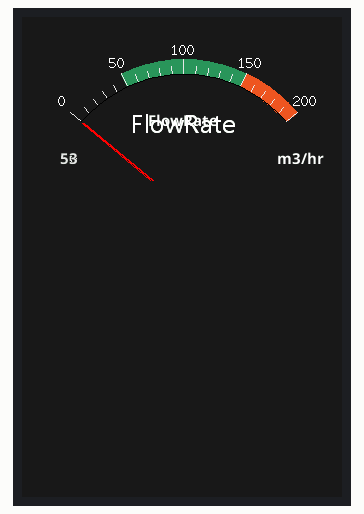
This sketch was run on a simulated ESP32. Shown: 320×480 colour display.

Above: at 0.47 s.
At 5.26 s:
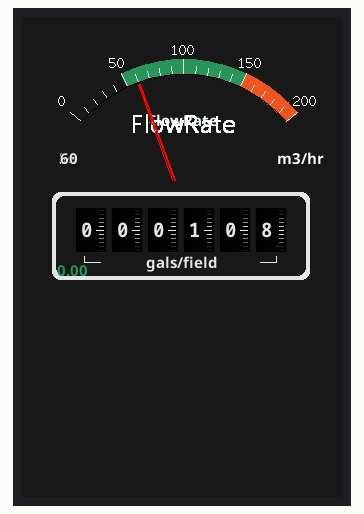
At 10.03 s:
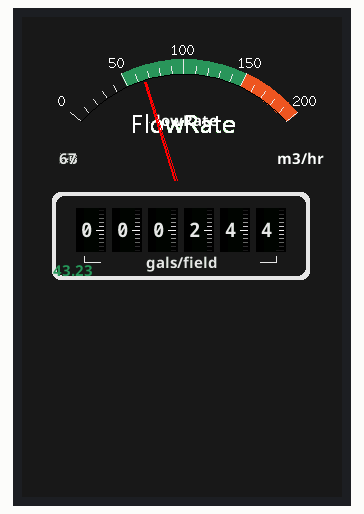
At 19.85 s:
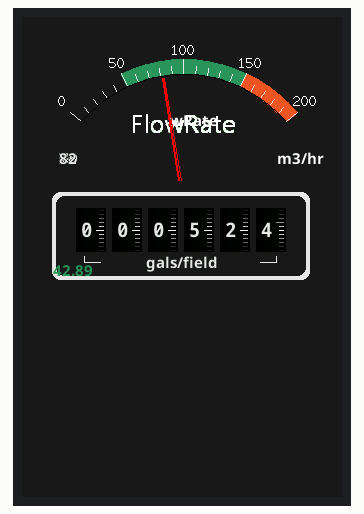
At 29.6 s:
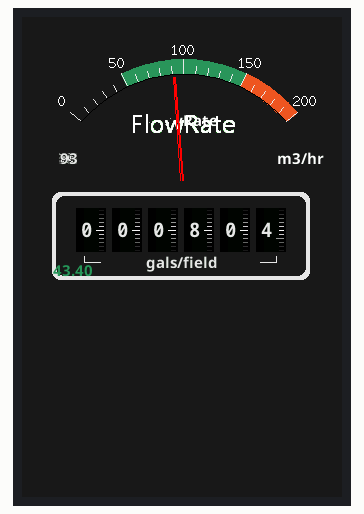
At 39.18 s:
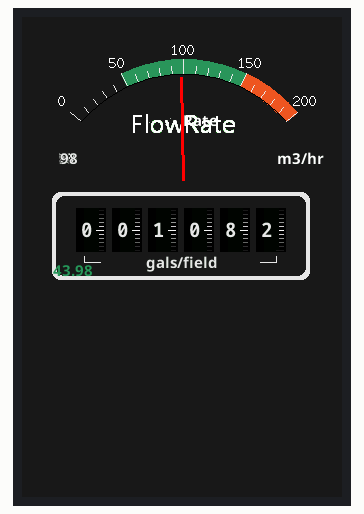

The sketch:

SQ-FM_v1.0.ino
```cpp
#define M_SIZE 1.3333
#include <SPI.h>
#include <TFT_eSPI.h> // Hardware-specific library
#include "Latin_Hiragana_24.h"
#include "NotoSansBold15.h"
#include "NotoSansMonoSCB20.h"

TFT_eSPI tft = TFT_eSPI();       // Invoke custom library
TFT_eSprite fmSprite= TFT_eSprite(&tft);
TFT_eSprite sprite= TFT_eSprite(&tft);

#define latin Latin_Hiragana_24
#define small NotoSansBold15
#define digits NotoSansMonoSCB20

#define TFT_GREY 0x5AEB
#define BACKROUND 0x94B2
#define ORANGE 0xEAA4
#define GREEN 0x0780
#define GREY 0x7BEF
#define BLUE 0x201F
#define WHITE 0xffff
#define BLACK 0x0000
#define YELLOW  0xFFE0
#define RED 0xF800
//Total Counter Colours
#define c1 0xE73C //white
#define c2 0x18C3  //gray
#define c3 0x9986 //red
#define c4 0x2CAB  //green
#define c5 0xBDEF //gold

//POSITION VARAIBLES
//FLOWMETER DIAL
int fmTop=4;
int fmleft=2;
//COUNTER
int fromTop=4;
int left=4;
int width=250;
int heigth=80;

//VARIABLES FOR FLOW RATE DIAL
float ltx = 0;    // Saved x coord of bottom of needle
uint16_t osx = M_SIZE*120, osy = M_SIZE*120; // Saved x & y coords
uint32_t updateTime = 0;       // time for next update
int old_analog =  -999; // Value last displayed
int value[6] = {0, 0, 0, 0, 0, 0};
int old_value[6] = { -1, -1, -1, -1, -1, -1};
int d = 0;
//VARIABLES FOR COUNTER
uint16_t grays[60]={0};
uint16_t lines[11]={0};
int sec=0;
int pos=0;
int digit0=0;
int digit1=0;
int digit2=0;
int digit3=0;
int digit4=0;
long start=0;
long end=0;
int counter=0;
double fps=0;
int longLine=4;
int animationTimer=0;


void setup(void) {
  tft.init();
  tft.invertDisplay(true);
  tft.setRotation(0);
  tft.fillScreen(c2);
  fmSprite.createSprite(320,120);
  fmSprite.setTextDatum(4);
  flowMeter(); // Draw analogue meter
  //COUNTER
  for(int i=0;i<50;i++)
      {
          grays[i]=tft.color565(i*5, i*5, i*5);
      }
  lines[0]=grays[5]; lines[1]=grays[10]; lines[2]=grays[20]; lines[3]=grays[30]; lines[4]=grays[40]; lines[5]=grays[49];
  lines[6]=grays[40]; lines[7]=grays[30]; lines[8]=grays[20]; lines[9]=grays[10]; lines[10]=grays[5];
  sprite.createSprite(258,88);
  sprite.setTextDatum(4);

  updateTime = millis(); // Next update time
}


void loop() {
  if (updateTime <= millis()) {
    updateTime = millis() + 2000; // Update emter every 35 milliseconds
     //Create a Sine wave for testing
    d += 4; if (d >= 360) d = 0;
    value[0] = 50 + 50 * sin((d + 0) * 0.0174532925);
    plotFlowMeter(value[0], 10);
    } // It takes between 2 and 12ms to replot the needle with zero delay
//COUNTER
if (sec%2 == 0){
  draw_counter(digit0, digit1, digit2, digit3, digit4, sec);
  }
sec++;
if(sec==10)
    {sec=0;
    digit4++;
    if(digit4==10){digit4=0; digit3++;}
    if(digit3==10){digit3=0; digit2++;}
    if(digit2==10){digit2=0; digit1++;}
    if(digit1==10){digit1=0; digit0++;}
    }
animationTimer++;
if(animationTimer==4)
    {
      animationTimer=0;
      longLine++;
      if( longLine==11)
      longLine=0;
    }

  }


// #########################################################################
//  Draw the analogue meter on the screen
// #########################################################################
void flowMeter()
{

  fmSprite.fillSmoothRoundRect(fmleft+5, fmTop+3, M_SIZE*230, M_SIZE*119, 8, c2, c2);
  fmSprite.setTextColor(c1);  // Text colour
  // Draw ticks every 5 degrees from -50 to +50 degrees (100 deg. FSD swing)
  for (int i = -50; i < 51; i += 5) {
    // Long scale tick length
    int tl = 15;
    // Coodinates of tick to draw
    float sx = cos((i - 90) * 0.0174532925);
    float sy = sin((i - 90) * 0.0174532925);
    uint16_t x0 = sx * (M_SIZE*100 + tl) + M_SIZE*120;
    uint16_t y0 = sy * (M_SIZE*100 + tl) + M_SIZE*140;
    uint16_t x1 = sx * M_SIZE*100 + M_SIZE*120;
    uint16_t y1 = sy * M_SIZE*100 + M_SIZE*140;

    // Coordinates of next tick for zone fill
    float sx2 = cos((i + 5 - 90) * 0.0174532925);
    float sy2 = sin((i + 5 - 90) * 0.0174532925);
    int x2 = sx2 * (M_SIZE*100 + tl) + M_SIZE*120;
    int y2 = sy2 * (M_SIZE*100 + tl) + M_SIZE*140;
    int x3 = sx2 * M_SIZE*100 + M_SIZE*120;
    int y3 = sy2 * M_SIZE*100 + M_SIZE*140;

    // ORANGE zone limits
    if (i >= -50 && i < 0) {
      fmSprite.fillTriangle(fmleft+x0, fmTop+y0, fmleft+x1, fmTop+y1, fmleft+x2, fmTop+y2, GREY);
      fmSprite.fillTriangle(fmleft+x1, fmTop+y1, fmleft+x2, fmTop+y2, fmleft+x3, fmTop+y3, GREY);
    }
    // Green zone limits
    if (i >= -25 && i < 25) {
      tft.fillTriangle(fmleft+x0, fmTop+y0, fmleft+x1, fmTop+y1, fmleft+x2, fmTop+y2, c4);
      tft.fillTriangle(fmleft+x1, fmTop+y1, fmleft+x2, fmTop+y2, fmleft+x3, fmTop+y3, c4);
    }
    // Orange zone limits
    if (i >= 25 && i < 50) {
      tft.fillTriangle(fmleft+x0, fmTop+y0, fmleft+x1, fmTop+y1, fmleft+x2, fmTop+y2, ORANGE);
      tft.fillTriangle(fmleft+x1, fmTop+y1, fmleft+x2, fmTop+y2, fmleft+x3, fmTop+y3, ORANGE);
    }
    // Short scale tick length
    if (i % 25 != 0) tl = 8;
    // Recalculate coords incase tick lenght changed
    x0 = sx * (M_SIZE*100 + tl) + M_SIZE*120;
    y0 = sy * (M_SIZE*100 + tl) + M_SIZE*140;
    x1 = sx * M_SIZE*100 + M_SIZE*120;
    y1 = sy * M_SIZE*100 + M_SIZE*140;
    // Draw tick
    tft.drawLine(fmleft+x0, fmTop+y0, fmleft+x1, fmTop+y1, c1);
    // Check if labels should be drawn, with position tweaks
    if (i % 25 == 0) {
      // Calculate label positions
      x0 = sx * (M_SIZE*100 + tl + 10) + M_SIZE*120;
      y0 = sy * (M_SIZE*100 + tl + 10) + M_SIZE*140;
      switch (i / 25) {
        case -2: tft.drawCentreString("0", fmleft+x0, fmTop+y0 - 12, 2); break;
        case -1: tft.drawCentreString("50", fmleft+x0, fmTop+y0 - 9, 2); break;
        case 0: tft.drawCentreString("100", fmleft+x0, fmTop+y0 - 7, 2); break;
        case 1: tft.drawCentreString("150", fmleft+x0, fmTop+y0 - 9, 2); break;
        case 2: tft.drawCentreString("200", fmleft+x0, fmTop+y0 - 12, 2); break;
      }
    }
    // Now draw the arc of the scale
    sx = cos((i + 5 - 90) * 0.0174532925);
    sy = sin((i + 5 - 90) * 0.0174532925);
    x0 = sx * M_SIZE*100 + M_SIZE*120;
    y0 = sy * M_SIZE*100 + M_SIZE*140;
    // Draw scale arc, don't draw the last part
    if (i < 50) tft.drawLine(fmleft+x0, fmTop+y0, fmleft+x1, fmTop+y1, TFT_BLACK);
  }
  tft.loadFont(small);
  tft.drawString("m3/hr", fmleft+M_SIZE*(5 + 230 - 45), fmTop+M_SIZE*(119 - 20), 2); // Units at bottom right
  tft.drawCentreString("FlowRate", fmleft+M_SIZE*120, fmTop+M_SIZE*70, 4); // Comment out to avoid font 4
 // tft.drawRect(fmleft+5, fmTop+3, M_SIZE*230, M_SIZE*119, c1); // Draw bezel line
  plotFlowMeter(0, 0); // Put meter needle at 0
}
void plotFlowMeter(int value, byte ms_delay)
{
  tft.setTextColor(c1, c2);
  char buf[8]; dtostrf(value, 4, 0, buf);
  tft.loadFont(small);
  tft.drawRightString(buf,fmleft+M_SIZE*40, fmTop+M_SIZE*(119 - 20), 4);

  if (value < -10) value = -10; // Limit value to emulate needle end stops
  if (value > 210) value = 210;

  // Move the needle until new value reached
  while (!(value == old_analog)) {
    if (old_analog < value) old_analog++;
    else old_analog--;

    if (ms_delay == 0) old_analog = value; // Update immediately if delay is 0

    float sdeg = map(old_analog, -20, 220, -150, -30); // Map value to angle
    // Calcualte tip of needle coords
    float sx = cos(sdeg * 0.0174532925);
    float sy = sin(sdeg * 0.0174532925);

    // Calculate x delta of needle start (does not start at pivot point)
    float tx = tan((sdeg + 90) * 0.0174532925);

    // Erase old needle image
    tft.drawLine(fmleft+M_SIZE*(120 + 20 * ltx - 1), fmTop+M_SIZE*(140 - 20), fmleft+osx - 1, fmTop+osy, c2);
    tft.drawLine(fmleft+M_SIZE*(120 + 20 * ltx), fmTop+M_SIZE*(140 - 20), fmleft+osx, fmTop+osy, c2);
    tft.drawLine(fmleft+M_SIZE*(120 + 20 * ltx + 1), fmTop+M_SIZE*(140 - 20), fmleft+osx + 1, fmTop+osy, c2);
    // Re-plot text under needle
    tft.setTextColor(TFT_WHITE);
    tft.loadFont(latin);
    tft.drawCentreString("FlowRate", fmleft+M_SIZE*120, fmTop+M_SIZE*70, 4); // // Comment out to avoid font 4

    // Store new needle end coords for next erase
    ltx = tx;
    osx = M_SIZE*(sx * 98 + 120);
    osy = M_SIZE*(sy * 98 + 140);

    // Draw the needle in the new postion, magenta makes needle a bit bolder
    // draws 3 lines to thicken needle
    tft.drawLine(fmleft+M_SIZE*(120 + 20 * ltx - 1), fmTop+M_SIZE*(140 - 20), fmleft+osx - 1, fmTop+osy, TFT_RED);
    tft.drawLine(fmleft+M_SIZE*(120 + 20 * ltx), fmTop+M_SIZE*(140 - 20), fmleft+osx, fmTop+osy, TFT_RED);
    tft.drawLine(fmleft+M_SIZE*(120 + 20 * ltx + 1), fmTop+M_SIZE*(140 - 20), fmleft+osx + 1, fmTop+osy, TFT_RED);
    // Slow needle down slightly as it approaches new postion
    if (abs(old_analog - value) < 10) ms_delay += ms_delay / 5;
    // Wait before next update
    delay(ms_delay);
  }
}

void draw_counter(int d0, int d1, int d2, int d3, int d4, int d5)
{
  if(counter==0){
      start=millis();
    }
  counter++;
  if(counter==100)
  {
    end=millis();
    fps=100/((end-start)/1000.00)*3;
    counter=0;
  }
  sprite.fillSprite(c2);
  sprite.fillSmoothRoundRect(0,0,(left*2)+width,(fromTop*2)+heigth,8,c1,c2);
  sprite.fillSmoothRoundRect(left,fromTop,width,heigth,8,c2,c1);
  //Draws the 5 digits
  for(int i=0;i<6;i++){
    sprite.fillRectHGradient(left+(20)+(i*36), fromTop+12, 15, 44, TFT_BLACK,grays[2]);
    sprite.fillRectHGradient(left+(35)+(i*36), fromTop+12, 15, 44, grays[2],TFT_BLACK);
    if (i < 5) { //Skip final digit ticks
      for(int j=0;j<11;j++)
      if(j==5)
      sprite.drawLine(left+(40)+(i*36),fromTop+14+(j*4),left+(47)+(i*36),fromTop+14+(j*4),lines[j]);
      else
      sprite.drawLine(left+(43)+(i*36),fromTop+14+(j*4),left+(47)+(i*36),fromTop+14+(j*4),lines[j]);
      }
    }
  // Final Digit ticks
  for(int j=0;j<11;j++)
  if(j==longLine)
  sprite.drawLine(left+(40)+(5*36),fromTop+14+(j*4),left+(47)+(5*36),fromTop+14+(j*4),lines[j]);
  else
  sprite.drawLine(left+(43)+(5*36),fromTop+14+(j*4),left+(47)+(5*36),fromTop+14+(j*4),lines[j]);
  //90 Angled Lines for bottom text
  sprite.drawLine(left+28,fromTop+60,left+28,fromTop+66,c1);
  sprite.drawLine(left+28,fromTop+66,left+44,fromTop+66,c1);
  sprite.drawLine(left+132+36+36,fromTop+66,left+148+36+36,fromTop+66,c1);
  sprite.drawLine(left+148+36+36,fromTop+66,left+148+36+36,fromTop+60,c1);
  //bottom text
  sprite.loadFont(small);
  sprite.setTextColor(c1,c2);
  sprite.drawString("gals/field",left+125,fromTop+68);
  sprite.setTextColor(c4,c1);
  sprite.drawString(String(fps),20,80);
  sprite.setTextColor(c1,c2);
  sprite.unloadFont();
  //Digits
  sprite.loadFont(digits);
  sprite.setTextColor(c1,TFT_BLACK);
  sprite.drawString(String(digit0),left+30,fromTop+35);
  sprite.drawString(String(digit1),left+66,fromTop+35);
  sprite.drawString(String(digit2),left+102,fromTop+35);
  sprite.drawString(String(digit3),left+138,fromTop+35);
  sprite.drawString(String(digit4),left+174,fromTop+35);
  sprite.drawString(String(sec),left+210,fromTop+35);
  sprite.unloadFont();
  //Push to Screen
  sprite.pushSprite(30,175);
  }
```

Source omitted: Hiragana_24.h (data table, 330768 bytes), toSansBold15.h (data table, 65732 bytes), ansMonoSCB20.h (data table, 93723 bytes)
